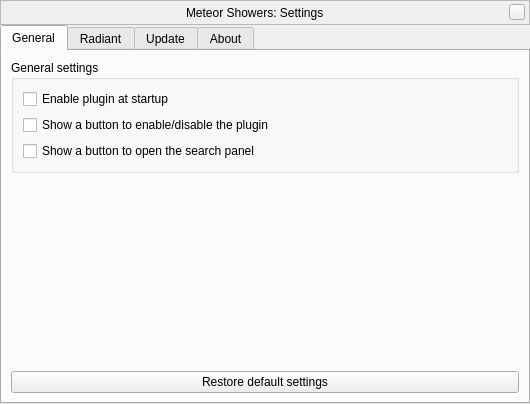
<?xml version="1.0" encoding="UTF-8"?>
<ui version="4.0">
 <class>MSConfigDialog</class>
 <widget class="QWidget" name="MSConfigDialog">
  <property name="geometry">
   <rect>
    <x>0</x>
    <y>0</y>
    <width>530</width>
    <height>404</height>
   </rect>
  </property>
  <property name="windowTitle">
   <string>Meteor Showers Configuration</string>
  </property>
  <layout class="QVBoxLayout" name="verticalLayout_2">
   <property name="spacing">
    <number>0</number>
   </property>
   <property name="leftMargin">
    <number>0</number>
   </property>
   <property name="topMargin">
    <number>0</number>
   </property>
   <property name="rightMargin">
    <number>0</number>
   </property>
   <property name="bottomMargin">
    <number>0</number>
   </property>
   <item>
    <widget class="BarFrame" name="TitleBar">
     <property name="sizePolicy">
      <sizepolicy hsizetype="Expanding" vsizetype="Fixed">
       <horstretch>0</horstretch>
       <verstretch>0</verstretch>
      </sizepolicy>
     </property>
     <property name="minimumSize">
      <size>
       <width>530</width>
       <height>25</height>
      </size>
     </property>
     <property name="maximumSize">
      <size>
       <width>16777215</width>
       <height>25</height>
      </size>
     </property>
     <property name="focusPolicy">
      <enum>Qt::NoFocus</enum>
     </property>
     <property name="autoFillBackground">
      <bool>false</bool>
     </property>
     <property name="frameShape">
      <enum>QFrame::StyledPanel</enum>
     </property>
     <layout class="QHBoxLayout">
      <property name="spacing">
       <number>0</number>
      </property>
      <property name="leftMargin">
       <number>0</number>
      </property>
      <property name="topMargin">
       <number>0</number>
      </property>
      <property name="rightMargin">
       <number>4</number>
      </property>
      <property name="bottomMargin">
       <number>0</number>
      </property>
      <item>
       <spacer>
        <property name="orientation">
         <enum>Qt::Horizontal</enum>
        </property>
        <property name="sizeHint" stdset="0">
         <size>
          <width>40</width>
          <height>20</height>
         </size>
        </property>
       </spacer>
      </item>
      <item>
       <widget class="QLabel" name="stelWindowTitle">
        <property name="text">
         <string>Meteor Showers: Settings</string>
        </property>
       </widget>
      </item>
      <item>
       <spacer>
        <property name="orientation">
         <enum>Qt::Horizontal</enum>
        </property>
        <property name="sizeHint" stdset="0">
         <size>
          <width>40</width>
          <height>20</height>
         </size>
        </property>
       </spacer>
      </item>
      <item>
       <widget class="QPushButton" name="closeStelWindow">
        <property name="minimumSize">
         <size>
          <width>16</width>
          <height>16</height>
         </size>
        </property>
        <property name="maximumSize">
         <size>
          <width>16</width>
          <height>16</height>
         </size>
        </property>
        <property name="focusPolicy">
         <enum>Qt::NoFocus</enum>
        </property>
        <property name="text">
         <string/>
        </property>
       </widget>
      </item>
     </layout>
    </widget>
   </item>
   <item>
    <widget class="QTabWidget" name="tabs">
     <property name="currentIndex">
      <number>0</number>
     </property>
     <property name="documentMode">
      <bool>false</bool>
     </property>
     <widget class="QWidget" name="generalTab">
      <attribute name="title">
       <string>General</string>
      </attribute>
      <layout class="QVBoxLayout" name="verticalLayout_3">
       <item>
        <widget class="QGroupBox" name="displayMeteorShowerBox">
         <property name="toolTip">
          <string/>
         </property>
         <property name="title">
          <string>General settings</string>
         </property>
         <property name="flat">
          <bool>true</bool>
         </property>
         <property name="checkable">
          <bool>false</bool>
         </property>
         <layout class="QGridLayout" name="gridLayout_8">
          <item row="0" column="0">
           <widget class="QCheckBox" name="enableAtStartUp">
            <property name="text">
             <string>Enable plugin at startup</string>
            </property>
           </widget>
          </item>
          <item row="1" column="0">
           <widget class="QCheckBox" name="showEnableButton">
            <property name="text">
             <string>Show a button to enable/disable the plugin</string>
            </property>
           </widget>
          </item>
          <item row="2" column="0">
           <widget class="QCheckBox" name="showSearchButton">
            <property name="text">
             <string>Show a button to open the search panel</string>
            </property>
           </widget>
          </item>
         </layout>
        </widget>
       </item>
       <item>
        <spacer name="verticalSpacer_3">
         <property name="orientation">
          <enum>Qt::Vertical</enum>
         </property>
         <property name="sizeHint" stdset="0">
          <size>
           <width>20</width>
           <height>120</height>
          </size>
         </property>
        </spacer>
       </item>
       <item>
        <layout class="QHBoxLayout" name="horizontalLayout_7">
         <item>
          <widget class="QPushButton" name="bRestoreDefaults">
           <property name="sizePolicy">
            <sizepolicy hsizetype="Expanding" vsizetype="Fixed">
             <horstretch>0</horstretch>
             <verstretch>0</verstretch>
            </sizepolicy>
           </property>
           <property name="text">
            <string>Restore default settings</string>
           </property>
          </widget>
         </item>
        </layout>
       </item>
      </layout>
     </widget>
     <widget class="QWidget" name="radiantTab">
      <property name="enabled">
       <bool>true</bool>
      </property>
      <attribute name="title">
       <string>Radiant</string>
      </attribute>
      <layout class="QVBoxLayout" name="verticalLayout_4">
       <item>
        <widget class="QGroupBox" name="enableMarker">
         <property name="title">
          <string>Show radiant marker</string>
         </property>
         <property name="flat">
          <bool>true</bool>
         </property>
         <property name="checkable">
          <bool>true</bool>
         </property>
         <layout class="QGridLayout" name="gridLayout_9">
          <item row="1" column="0">
           <widget class="QCheckBox" name="enableLabels">
            <property name="text">
             <string>Show radiant labels</string>
            </property>
           </widget>
          </item>
          <item row="0" column="0">
           <widget class="QCheckBox" name="activeRadiantsOnly">
            <property name="text">
             <string>Show active radiants only</string>
            </property>
           </widget>
          </item>
          <item row="1" column="1">
           <widget class="QSpinBox" name="fontSize">
            <property name="toolTip">
             <string>Label font size (pixels)</string>
            </property>
           </widget>
          </item>
         </layout>
        </widget>
       </item>
       <item>
        <widget class="QGroupBox" name="groupBox">
         <property name="title">
          <string>Set radiant color</string>
         </property>
         <layout class="QGridLayout" name="gridLayout_5">
          <property name="leftMargin">
           <number>0</number>
          </property>
          <property name="topMargin">
           <number>0</number>
          </property>
          <property name="rightMargin">
           <number>0</number>
          </property>
          <property name="bottomMargin">
           <number>0</number>
          </property>
          <property name="spacing">
           <number>0</number>
          </property>
          <item row="0" column="1" alignment="Qt::AlignHCenter">
           <widget class="QGroupBox" name="activeGenericData">
            <property name="minimumSize">
             <size>
              <width>130</width>
              <height>100</height>
             </size>
            </property>
            <property name="toolTip">
             <string>Active Radiant - Generic Data</string>
            </property>
            <property name="title">
             <string>Generic</string>
            </property>
            <property name="alignment">
             <set>Qt::AlignCenter</set>
            </property>
            <layout class="QGridLayout" name="gridLayout_3">
             <property name="leftMargin">
              <number>0</number>
             </property>
             <property name="topMargin">
              <number>0</number>
             </property>
             <property name="rightMargin">
              <number>0</number>
             </property>
             <property name="bottomMargin">
              <number>0</number>
             </property>
             <property name="spacing">
              <number>0</number>
             </property>
             <item row="0" column="0">
              <widget class="QPushButton" name="setColorARG">
               <property name="minimumSize">
                <size>
                 <width>0</width>
                 <height>30</height>
                </size>
               </property>
               <property name="maximumSize">
                <size>
                 <width>100</width>
                 <height>16777215</height>
                </size>
               </property>
               <property name="text">
                <string notr="true"/>
               </property>
              </widget>
             </item>
            </layout>
           </widget>
          </item>
          <item row="0" column="2" alignment="Qt::AlignHCenter">
           <widget class="QGroupBox" name="inactive">
            <property name="minimumSize">
             <size>
              <width>130</width>
              <height>100</height>
             </size>
            </property>
            <property name="toolTip">
             <string>Inactive Radiant</string>
            </property>
            <property name="title">
             <string>Inactive</string>
            </property>
            <property name="alignment">
             <set>Qt::AlignCenter</set>
            </property>
            <layout class="QGridLayout" name="gridLayout_4">
             <property name="leftMargin">
              <number>0</number>
             </property>
             <property name="topMargin">
              <number>0</number>
             </property>
             <property name="rightMargin">
              <number>0</number>
             </property>
             <property name="bottomMargin">
              <number>0</number>
             </property>
             <property name="spacing">
              <number>0</number>
             </property>
             <item row="0" column="0">
              <widget class="QPushButton" name="setColorIR">
               <property name="minimumSize">
                <size>
                 <width>0</width>
                 <height>30</height>
                </size>
               </property>
               <property name="maximumSize">
                <size>
                 <width>100</width>
                 <height>16777215</height>
                </size>
               </property>
               <property name="text">
                <string notr="true"/>
               </property>
              </widget>
             </item>
            </layout>
           </widget>
          </item>
          <item row="0" column="0" alignment="Qt::AlignHCenter">
           <widget class="QGroupBox" name="activeConfirmedData">
            <property name="minimumSize">
             <size>
              <width>130</width>
              <height>100</height>
             </size>
            </property>
            <property name="toolTip">
             <string>Active Radiant - Confirmed Data</string>
            </property>
            <property name="title">
             <string>Confirmed</string>
            </property>
            <property name="alignment">
             <set>Qt::AlignCenter</set>
            </property>
            <layout class="QGridLayout" name="gridLayout_2">
             <property name="leftMargin">
              <number>0</number>
             </property>
             <property name="topMargin">
              <number>0</number>
             </property>
             <property name="rightMargin">
              <number>0</number>
             </property>
             <property name="bottomMargin">
              <number>0</number>
             </property>
             <property name="spacing">
              <number>0</number>
             </property>
             <item row="0" column="0">
              <widget class="QPushButton" name="setColorARC">
               <property name="minimumSize">
                <size>
                 <width>0</width>
                 <height>30</height>
                </size>
               </property>
               <property name="maximumSize">
                <size>
                 <width>100</width>
                 <height>16777215</height>
                </size>
               </property>
               <property name="text">
                <string notr="true"/>
               </property>
              </widget>
             </item>
            </layout>
           </widget>
          </item>
         </layout>
        </widget>
       </item>
       <item>
        <spacer name="verticalSpacer">
         <property name="orientation">
          <enum>Qt::Vertical</enum>
         </property>
         <property name="sizeHint" stdset="0">
          <size>
           <width>20</width>
           <height>40</height>
          </size>
         </property>
        </spacer>
       </item>
      </layout>
     </widget>
     <widget class="QWidget" name="updatesTab">
      <attribute name="title">
       <string>Update</string>
      </attribute>
      <layout class="QVBoxLayout" name="updatesTab_2">
       <item>
        <widget class="QGroupBox" name="enableUpdates">
         <property name="title">
          <string>Enable automatic updates</string>
         </property>
         <property name="flat">
          <bool>true</bool>
         </property>
         <property name="checkable">
          <bool>true</bool>
         </property>
         <property name="checked">
          <bool>true</bool>
         </property>
         <layout class="QVBoxLayout" name="verticalLayout_12">
          <item>
           <layout class="QGridLayout" name="gridLayout">
            <item row="1" column="1">
             <widget class="QSpinBox" name="updateFrequency">
              <property name="sizePolicy">
               <sizepolicy hsizetype="MinimumExpanding" vsizetype="Fixed">
                <horstretch>0</horstretch>
                <verstretch>0</verstretch>
               </sizepolicy>
              </property>
              <property name="minimum">
               <number>1</number>
              </property>
              <property name="maximum">
               <number>9999</number>
              </property>
              <property name="value">
               <number>1</number>
              </property>
             </widget>
            </item>
            <item row="2" column="1">
             <widget class="QDateTimeEdit" name="nextUpdate">
              <property name="enabled">
               <bool>false</bool>
              </property>
              <property name="frame">
               <bool>false</bool>
              </property>
              <property name="buttonSymbols">
               <enum>QAbstractSpinBox::NoButtons</enum>
              </property>
             </widget>
            </item>
            <item row="1" column="0">
             <widget class="QLabel" name="lUpdateFrequency">
              <property name="text">
               <string>Update frequency (hours):</string>
              </property>
             </widget>
            </item>
            <item row="2" column="0">
             <widget class="QLabel" name="lNextUpdate">
              <property name="text">
               <string>Next update:</string>
              </property>
             </widget>
            </item>
           </layout>
          </item>
         </layout>
        </widget>
       </item>
       <item>
        <widget class="QGroupBox" name="groupBox_2">
         <property name="title">
          <string>Last attempt to update</string>
         </property>
         <layout class="QVBoxLayout" name="verticalLayout">
          <item>
           <layout class="QGridLayout" name="gridLayout_6">
            <item row="0" column="0">
             <widget class="QLabel" name="lLastUpdate">
              <property name="text">
               <string>Date:</string>
              </property>
             </widget>
            </item>
            <item row="1" column="0">
             <widget class="QLabel" name="lStatus">
              <property name="text">
               <string>Status:</string>
              </property>
             </widget>
            </item>
            <item row="0" column="1">
             <widget class="QDateTimeEdit" name="lastUpdate">
              <property name="enabled">
               <bool>false</bool>
              </property>
              <property name="sizePolicy">
               <sizepolicy hsizetype="MinimumExpanding" vsizetype="Fixed">
                <horstretch>0</horstretch>
                <verstretch>0</verstretch>
               </sizepolicy>
              </property>
              <property name="frame">
               <bool>false</bool>
              </property>
              <property name="buttonSymbols">
               <enum>QAbstractSpinBox::NoButtons</enum>
              </property>
             </widget>
            </item>
            <item row="1" column="1">
             <widget class="QLabel" name="status">
              <property name="text">
               <string/>
              </property>
             </widget>
            </item>
           </layout>
          </item>
         </layout>
        </widget>
       </item>
       <item>
        <spacer name="verticalSpacer_31">
         <property name="orientation">
          <enum>Qt::Vertical</enum>
         </property>
         <property name="sizeHint" stdset="0">
          <size>
           <width>20</width>
           <height>120</height>
          </size>
         </property>
        </spacer>
       </item>
       <item>
        <widget class="QPushButton" name="bUpdate">
         <property name="sizePolicy">
          <sizepolicy hsizetype="MinimumExpanding" vsizetype="Fixed">
           <horstretch>0</horstretch>
           <verstretch>0</verstretch>
          </sizepolicy>
         </property>
         <property name="text">
          <string>Update now</string>
         </property>
        </widget>
       </item>
      </layout>
     </widget>
     <widget class="QWidget" name="aboutTab">
      <attribute name="title">
       <string comment="tab in plugin windows">About</string>
      </attribute>
      <layout class="QVBoxLayout" name="verticalLayout_11">
       <property name="spacing">
        <number>9</number>
       </property>
       <item>
        <widget class="QTextBrowser" name="about">
         <property name="openExternalLinks">
          <bool>true</bool>
         </property>
         <property name="openLinks">
          <bool>true</bool>
         </property>
        </widget>
       </item>
      </layout>
     </widget>
    </widget>
   </item>
  </layout>
  <zorder>tabs</zorder>
  <zorder>TitleBar</zorder>
 </widget>
 <customwidgets>
  <customwidget>
   <class>BarFrame</class>
   <extends>QFrame</extends>
   <header>Dialog.hpp</header>
   <container>1</container>
  </customwidget>
 </customwidgets>
 <resources/>
 <connections/>
</ui>
